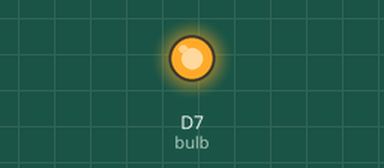
The sketch below on a simulated Particle Photon. On the bench: output pins drawn as LEDs (lit = HIGH).

Above: at 0.2 s.
At 6.7 s:
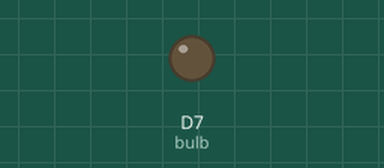
Timing chart, 0 to 15.6 s (numbered marks = the images above):
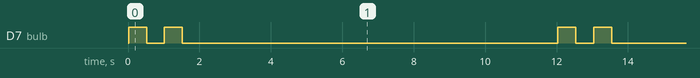

Measured:
- by itself, D7 (bulb): repeats every 12.0 s: LOW 0.50 s, HIGH 0.50 s, LOW 10.5 s, HIGH 0.50 s
- by itself, everything shown: repeats every 12.0 s, in 4 steps

The sketch:

pat.ino
```cpp
int bulb = D7;
void setup()
{ pinMode(bulb, OUTPUT); }
void loop()
{
    if(Particle.publish("Deakin_RIOT_SIT210_Photon_Buddy", "pat")==true)
    {
        for(int i=0;i<2;i++)
        {
            digitalWrite(bulb, HIGH);
            delay(500);
            digitalWrite(bulb, LOW);
            delay(500);
        }
    }
    delay(10000);
}
```
